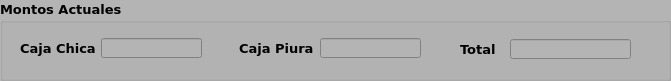
   <widget class="QGroupBox" name="groupBox_2">
    <property name="geometry">
     <rect>
      <x>20</x>
      <y>20</y>
      <width>671</width>
      <height>81</height>
     </rect>
    </property>
    <property name="palette">
     <palette>
      <active>
       <colorrole role="WindowText">
        <brush brushstyle="SolidPattern">
         <color alpha="255">
          <red>0</red>
          <green>0</green>
          <blue>0</blue>
         </color>
        </brush>
       </colorrole>
       <colorrole role="Button">
        <brush brushstyle="SolidPattern">
         <color alpha="255">
          <red>180</red>
          <green>180</green>
          <blue>180</blue>
         </color>
        </brush>
       </colorrole>
       <colorrole role="Light">
        <brush brushstyle="SolidPattern">
         <color alpha="255">
          <red>255</red>
          <green>255</green>
          <blue>255</blue>
         </color>
        </brush>
       </colorrole>
       <colorrole role="Midlight">
        <brush brushstyle="SolidPattern">
         <color alpha="255">
          <red>217</red>
          <green>217</green>
          <blue>217</blue>
         </color>
        </brush>
       </colorrole>
       <colorrole role="Dark">
        <brush brushstyle="SolidPattern">
         <color alpha="255">
          <red>90</red>
          <green>90</green>
          <blue>90</blue>
         </color>
        </brush>
       </colorrole>
       <colorrole role="Mid">
        <brush brushstyle="SolidPattern">
         <color alpha="255">
          <red>120</red>
          <green>120</green>
          <blue>120</blue>
         </color>
        </brush>
       </colorrole>
       <colorrole role="Text">
        <brush brushstyle="SolidPattern">
         <color alpha="255">
          <red>0</red>
          <green>0</green>
          <blue>0</blue>
         </color>
        </brush>
       </colorrole>
       <colorrole role="BrightText">
        <brush brushstyle="SolidPattern">
         <color alpha="255">
          <red>255</red>
          <green>255</green>
          <blue>255</blue>
         </color>
        </brush>
       </colorrole>
       <colorrole role="ButtonText">
        <brush brushstyle="SolidPattern">
         <color alpha="255">
          <red>0</red>
          <green>0</green>
          <blue>0</blue>
         </color>
        </brush>
       </colorrole>
       <colorrole role="Base">
        <brush brushstyle="SolidPattern">
         <color alpha="255">
          <red>255</red>
          <green>255</green>
          <blue>255</blue>
         </color>
        </brush>
       </colorrole>
       <colorrole role="Window">
        <brush brushstyle="SolidPattern">
         <color alpha="255">
          <red>180</red>
          <green>180</green>
          <blue>180</blue>
         </color>
        </brush>
       </colorrole>
       <colorrole role="Shadow">
        <brush brushstyle="SolidPattern">
         <color alpha="255">
          <red>0</red>
          <green>0</green>
          <blue>0</blue>
         </color>
        </brush>
       </colorrole>
       <colorrole role="AlternateBase">
        <brush brushstyle="SolidPattern">
         <color alpha="255">
          <red>217</red>
          <green>217</green>
          <blue>217</blue>
         </color>
        </brush>
       </colorrole>
       <colorrole role="ToolTipBase">
        <brush brushstyle="SolidPattern">
         <color alpha="255">
          <red>255</red>
          <green>255</green>
          <blue>220</blue>
         </color>
        </brush>
       </colorrole>
       <colorrole role="ToolTipText">
        <brush brushstyle="SolidPattern">
         <color alpha="255">
          <red>0</red>
          <green>0</green>
          <blue>0</blue>
         </color>
        </brush>
       </colorrole>
       <colorrole role="PlaceholderText">
        <brush brushstyle="SolidPattern">
         <color alpha="128">
          <red>0</red>
          <green>0</green>
          <blue>0</blue>
         </color>
        </brush>
       </colorrole>
      </active>
      <inactive>
       <colorrole role="WindowText">
        <brush brushstyle="SolidPattern">
         <color alpha="255">
          <red>0</red>
          <green>0</green>
          <blue>0</blue>
         </color>
        </brush>
       </colorrole>
       <colorrole role="Button">
        <brush brushstyle="SolidPattern">
         <color alpha="255">
          <red>180</red>
          <green>180</green>
          <blue>180</blue>
         </color>
        </brush>
       </colorrole>
       <colorrole role="Light">
        <brush brushstyle="SolidPattern">
         <color alpha="255">
          <red>255</red>
          <green>255</green>
          <blue>255</blue>
         </color>
        </brush>
       </colorrole>
       <colorrole role="Midlight">
        <brush brushstyle="SolidPattern">
         <color alpha="255">
          <red>217</red>
          <green>217</green>
          <blue>217</blue>
         </color>
        </brush>
       </colorrole>
       <colorrole role="Dark">
        <brush brushstyle="SolidPattern">
         <color alpha="255">
          <red>90</red>
          <green>90</green>
          <blue>90</blue>
         </color>
        </brush>
       </colorrole>
       <colorrole role="Mid">
        <brush brushstyle="SolidPattern">
         <color alpha="255">
          <red>120</red>
          <green>120</green>
          <blue>120</blue>
         </color>
        </brush>
       </colorrole>
       <colorrole role="Text">
        <brush brushstyle="SolidPattern">
         <color alpha="255">
          <red>0</red>
          <green>0</green>
          <blue>0</blue>
         </color>
        </brush>
       </colorrole>
       <colorrole role="BrightText">
        <brush brushstyle="SolidPattern">
         <color alpha="255">
          <red>255</red>
          <green>255</green>
          <blue>255</blue>
         </color>
        </brush>
       </colorrole>
       <colorrole role="ButtonText">
        <brush brushstyle="SolidPattern">
         <color alpha="255">
          <red>0</red>
          <green>0</green>
          <blue>0</blue>
         </color>
        </brush>
       </colorrole>
       <colorrole role="Base">
        <brush brushstyle="SolidPattern">
         <color alpha="255">
          <red>255</red>
          <green>255</green>
          <blue>255</blue>
         </color>
        </brush>
       </colorrole>
       <colorrole role="Window">
        <brush brushstyle="SolidPattern">
         <color alpha="255">
          <red>180</red>
          <green>180</green>
          <blue>180</blue>
         </color>
        </brush>
       </colorrole>
       <colorrole role="Shadow">
        <brush brushstyle="SolidPattern">
         <color alpha="255">
          <red>0</red>
          <green>0</green>
          <blue>0</blue>
         </color>
        </brush>
       </colorrole>
       <colorrole role="AlternateBase">
        <brush brushstyle="SolidPattern">
         <color alpha="255">
          <red>217</red>
          <green>217</green>
          <blue>217</blue>
         </color>
        </brush>
       </colorrole>
       <colorrole role="ToolTipBase">
        <brush brushstyle="SolidPattern">
         <color alpha="255">
          <red>255</red>
          <green>255</green>
          <blue>220</blue>
         </color>
        </brush>
       </colorrole>
       <colorrole role="ToolTipText">
        <brush brushstyle="SolidPattern">
         <color alpha="255">
          <red>0</red>
          <green>0</green>
          <blue>0</blue>
         </color>
        </brush>
       </colorrole>
       <colorrole role="PlaceholderText">
        <brush brushstyle="SolidPattern">
         <color alpha="128">
          <red>0</red>
          <green>0</green>
          <blue>0</blue>
         </color>
        </brush>
       </colorrole>
      </inactive>
      <disabled>
       <colorrole role="WindowText">
        <brush brushstyle="SolidPattern">
         <color alpha="255">
          <red>90</red>
          <green>90</green>
          <blue>90</blue>
         </color>
        </brush>
       </colorrole>
       <colorrole role="Button">
        <brush brushstyle="SolidPattern">
         <color alpha="255">
          <red>180</red>
          <green>180</green>
          <blue>180</blue>
         </color>
        </brush>
       </colorrole>
       <colorrole role="Light">
        <brush brushstyle="SolidPattern">
         <color alpha="255">
          <red>255</red>
          <green>255</green>
          <blue>255</blue>
         </color>
        </brush>
       </colorrole>
       <colorrole role="Midlight">
        <brush brushstyle="SolidPattern">
         <color alpha="255">
          <red>217</red>
          <green>217</green>
          <blue>217</blue>
         </color>
        </brush>
       </colorrole>
       <colorrole role="Dark">
        <brush brushstyle="SolidPattern">
         <color alpha="255">
          <red>90</red>
          <green>90</green>
          <blue>90</blue>
         </color>
        </brush>
       </colorrole>
       <colorrole role="Mid">
        <brush brushstyle="SolidPattern">
         <color alpha="255">
          <red>120</red>
          <green>120</green>
          <blue>120</blue>
         </color>
        </brush>
       </colorrole>
       <colorrole role="Text">
        <brush brushstyle="SolidPattern">
         <color alpha="255">
          <red>90</red>
          <green>90</green>
          <blue>90</blue>
         </color>
        </brush>
       </colorrole>
       <colorrole role="BrightText">
        <brush brushstyle="SolidPattern">
         <color alpha="255">
          <red>255</red>
          <green>255</green>
          <blue>255</blue>
         </color>
        </brush>
       </colorrole>
       <colorrole role="ButtonText">
        <brush brushstyle="SolidPattern">
         <color alpha="255">
          <red>90</red>
          <green>90</green>
          <blue>90</blue>
         </color>
        </brush>
       </colorrole>
       <colorrole role="Base">
        <brush brushstyle="SolidPattern">
         <color alpha="255">
          <red>180</red>
          <green>180</green>
          <blue>180</blue>
         </color>
        </brush>
       </colorrole>
       <colorrole role="Window">
        <brush brushstyle="SolidPattern">
         <color alpha="255">
          <red>180</red>
          <green>180</green>
          <blue>180</blue>
         </color>
        </brush>
       </colorrole>
       <colorrole role="Shadow">
        <brush brushstyle="SolidPattern">
         <color alpha="255">
          <red>0</red>
          <green>0</green>
          <blue>0</blue>
         </color>
        </brush>
       </colorrole>
       <colorrole role="AlternateBase">
        <brush brushstyle="SolidPattern">
         <color alpha="255">
          <red>180</red>
          <green>180</green>
          <blue>180</blue>
         </color>
        </brush>
       </colorrole>
       <colorrole role="ToolTipBase">
        <brush brushstyle="SolidPattern">
         <color alpha="255">
          <red>255</red>
          <green>255</green>
          <blue>220</blue>
         </color>
        </brush>
       </colorrole>
       <colorrole role="ToolTipText">
        <brush brushstyle="SolidPattern">
         <color alpha="255">
          <red>0</red>
          <green>0</green>
          <blue>0</blue>
         </color>
        </brush>
       </colorrole>
       <colorrole role="PlaceholderText">
        <brush brushstyle="SolidPattern">
         <color alpha="128">
          <red>0</red>
          <green>0</green>
          <blue>0</blue>
         </color>
        </brush>
       </colorrole>
      </disabled>
     </palette>
    </property>
    <property name="font">
     <font>
      <family>Verdana</family>
      <pointsize>10</pointsize>
      <bold>true</bold>
     </font>
    </property>
    <property name="autoFillBackground">
     <bool>true</bool>
    </property>
    <property name="title">
     <string>Montos Actuales</string>
    </property>
    <widget class="QLineEdit" name="lineEdit_3">
     <property name="enabled">
      <bool>false</bool>
     </property>
     <property name="geometry">
      <rect>
       <x>320</x>
       <y>38</y>
       <width>101</width>
       <height>20</height>
      </rect>
     </property>
     <property name="font">
      <font>
       <family>Verdana</family>
       <pointsize>10</pointsize>
       <bold>true</bold>
      </font>
     </property>
    </widget>
    <widget class="QLabel" name="label_3">
     <property name="geometry">
      <rect>
       <x>239</x>
       <y>40</y>
       <width>81</width>
       <height>16</height>
      </rect>
     </property>
     <property name="font">
      <font>
       <family>Verdana</family>
       <pointsize>10</pointsize>
       <bold>true</bold>
      </font>
     </property>
     <property name="text">
      <string>Caja Piura</string>
     </property>
    </widget>
    <widget class="QLineEdit" name="lineEdit_2">
     <property name="enabled">
      <bool>false</bool>
     </property>
     <property name="geometry">
      <rect>
       <x>101</x>
       <y>38</y>
       <width>101</width>
       <height>20</height>
      </rect>
     </property>
     <property name="font">
      <font>
       <family>Verdana</family>
       <pointsize>10</pointsize>
       <bold>true</bold>
      </font>
     </property>
    </widget>
    <widget class="QLabel" name="label_2">
     <property name="geometry">
      <rect>
       <x>20</x>
       <y>40</y>
       <width>81</width>
       <height>16</height>
      </rect>
     </property>
     <property name="font">
      <font>
       <family>Verdana</family>
       <pointsize>10</pointsize>
       <bold>true</bold>
      </font>
     </property>
     <property name="text">
      <string>Caja Chica</string>
     </property>
    </widget>
    <widget class="QLineEdit" name="lineEdit_4">
     <property name="enabled">
      <bool>false</bool>
     </property>
     <property name="geometry">
      <rect>
       <x>510</x>
       <y>39</y>
       <width>121</width>
       <height>20</height>
      </rect>
     </property>
     <property name="font">
      <font>
       <family>Verdana</family>
       <pointsize>10</pointsize>
       <bold>true</bold>
      </font>
     </property>
    </widget>
    <widget class="QLabel" name="label_4">
     <property name="geometry">
      <rect>
       <x>460</x>
       <y>41</y>
       <width>41</width>
       <height>16</height>
      </rect>
     </property>
     <property name="font">
      <font>
       <family>Verdana</family>
       <pointsize>10</pointsize>
       <bold>true</bold>
      </font>
     </property>
     <property name="text">
      <string>Total</string>
     </property>
    </widget>
   </widget>
